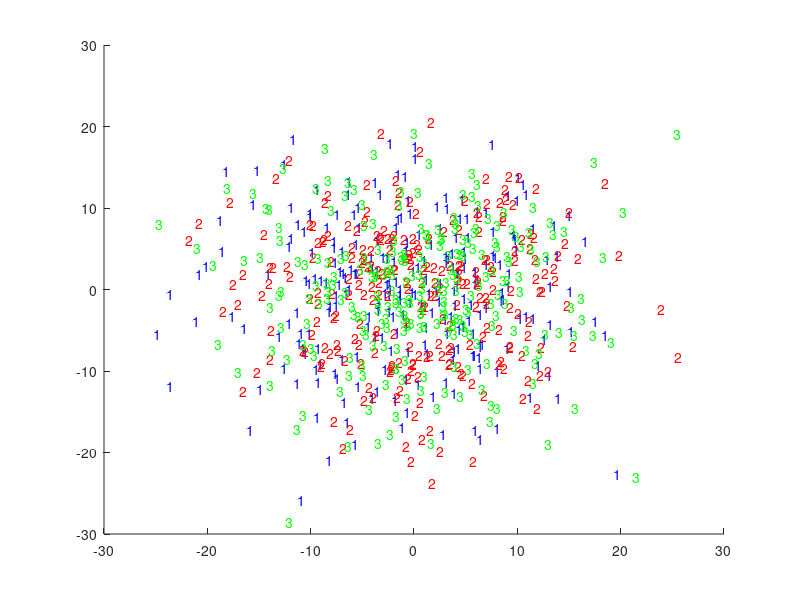

Write MATLAB code to recreate this figure. (Note: this script raises an error after producing the figure.)
clear; clc;
addpath(genpath(pwd));

%generating the three sets
mean_vector1 = [5; 0; 5];
cov_matrix1 = [5 -4 -2; -4 4 0; -2 0 5];

set1 = mvnrnd(mean_vector1, cov_matrix1, 250);

mean_vector2 = [4; 6; 7];
cov_matrix2 = [3 0 0; 0 3 0; 0 0 3];

set2 = mvnrnd(mean_vector2, cov_matrix2, 250);

mean_vector3 = [6; 2; 4];
cov_matrix3 = [6 5 6; 5 6 7; 6 7 9];

set3 = mvnrnd(mean_vector3, cov_matrix3, 250);

%adding noise to the sets
noise1 = normrnd(1, 6, 250, 48);
set1 = [set1, noise1];
noise2 = normrnd(1, 6, 250, 48);
set2 = [set2, noise2];
noise3 = normrnd(1, 6, 250, 48);
set3 = [set3, noise3];

figure;
hold on
%(a) compute first two PCA components and plot scatter
covmatrix1 = cov(set1);
[eigenvectors1, eigenvalues1] = svd(covmatrix1);
pcavectors1 = set1 * eigenvectors1(:, 1:2);
text(pcavectors1(:,1), pcavectors1(:,2), '1', 'color', 'b');
scatter(pcavectors1(:,1), pcavectors1(:,2), 0.01);

covmatrix2 = cov(set2);
[eigenvectors2, eigenvalues2] = svd(covmatrix2);
pcavectors2 = set2 * eigenvectors2(:, 1:2);
text(pcavectors2(:,1), pcavectors2(:,2), '2', 'color', 'r');
scatter(pcavectors2(:,1), pcavectors2(:,2), 0.01);

covmatrix3 = cov(set3);
[eigenvectors3, eigenvalues3] = svd(covmatrix3);
pcavectors3 = set3 * eigenvectors3(:, 1:2);
text(pcavectors3(:,1), pcavectors3(:,2), '3', 'color', 'g');
scatter(pcavectors3(:,1), pcavectors3(:,2), 0.01);
hold off

%(b) compute LDA and plot scatter
l1(1:250) = 1;
set1 = [set1, transpose(l1)];
l2(1:250) = 2;
set2 = [set2, transpose(l2)];
l3(1:250) = 3;
set3 = [set3, transpose(l3)];
dataset = [set1; set2; set3];

[y, v, d] = tamu_lda(dataset(:,1:end-1), dataset(:, end));

figure;
hold on
text(y(1:250,1), y(1:250,2), '1', 'color', 'b');
scatter(y(1:250,1), y(1:250,2), 0.01);
text(y(251:500,1), y(251:500,2), '2', 'color', 'r');
scatter(y(251:500,1), y(251:500,2), 0.01);
text(y(501:750,1), y(501:750,2), '3', 'color', 'g');
scatter(y(501:750,1), y(501:750,2), 0.01);
hold off
